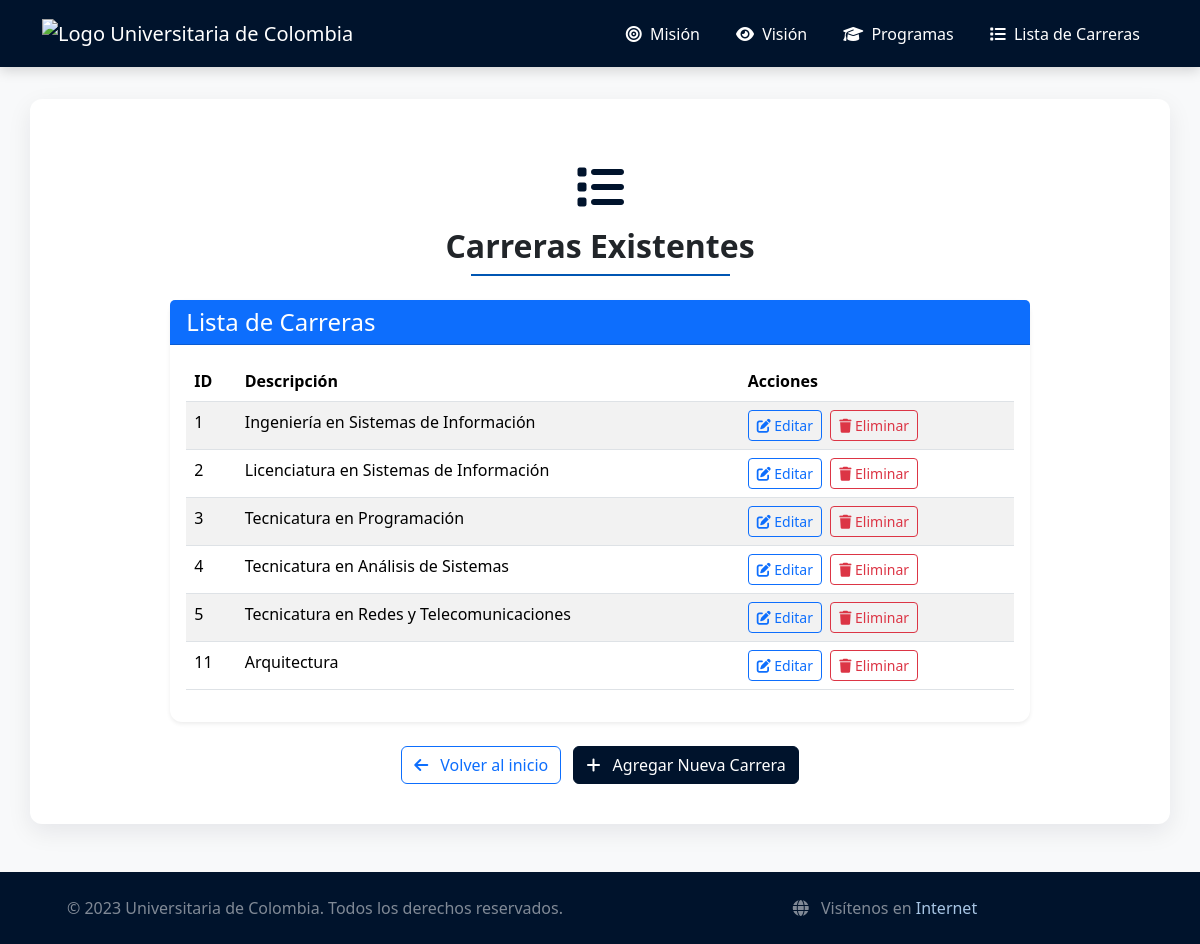
Before: /lista_carreras with the older database file.
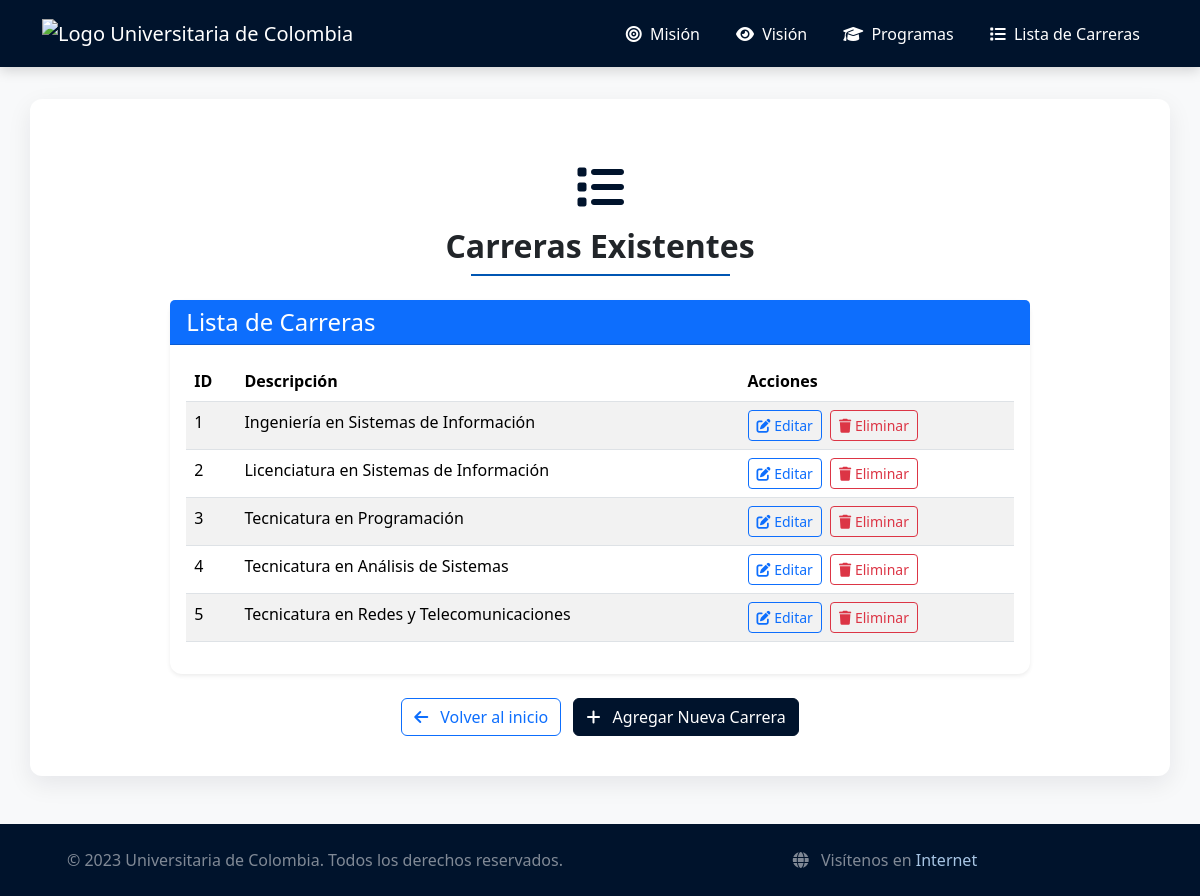
After: the same page with the newer database file.
### tables this page shows
CREATE TABLE carrera (
    id INTEGER PRIMARY KEY AUTOINCREMENT,
    descripcion TEXT NOT NULL UNIQUE
);

### main.py (the view)
@app.route("/lista_carreras")
def lista_carreras():
    db = get_db()
    cursor = db.cursor()
    cursor.execute("SELECT * FROM carrera")
    programas = cursor.fetchall()
    return render_template('lista_carreras.html', programas=programas)

### main.py (called while the page is built)
def get_db():
    db = getattr(g, '_database', None)
    if db is None:
        db = g._database = sqlite3.connect(DATABASE)
        db.row_factory = sqlite3.Row
    return db

@app.teardown_appcontext
def close_connection(exception):
    db = getattr(g, '_database', None)
    if db is not None:
        db.close()

### templates/lista_carreras.html (shortened to what this page needs)
{% extends 'base.html' %}
{% block content %}
<div class="container mt-4">
    <div class="text-center mb-4">
        <i class="fas fa-list fa-3x text-primary mb-3"></i>
        <h2 class="fw-bold">Carreras Existentes</h2>
        <div class="border-bottom w-25 mx-auto mb-4"></div>
    </div>
    <div class="row">
        <div class="col-lg-10 mx-auto">
            <div class="card shadow-sm">
                <div class="card-header bg-primary text-white">
                    <h4 class="mb-0">Lista de Carreras</h4>
                </div>
                <div class="card-body">
                    <div class="table-responsive">
                        <table class="table table-striped table-hover">
                            <thead>
                                <tr>
                                    <th>ID</th>
                                    <th>Descripción</th>
                                    <th>Acciones</th>
                                </tr>
                            </thead>
                            <tbody>
                                {% for programa in programas %}
                                <tr>
                                    <td>{{ programa.id }}</td>
                                    <td>{{ programa.descripcion }}</td>
                                    <td>
                                        <a href="{{ url_for('editar_carrera', id=programa.id) }}" class="btn btn-sm btn-outline-primary">
                                            <i class="fas fa-edit"></i> Editar
                                        </a>
                                        <a href="{{ url_for('eliminar_carrera', id=programa.id) }}" class="btn btn-sm btn-outline-danger ms-1" onclick="return confirm('¿Está seguro de eliminar esta carrera?')">
                                            <i class="fas fa-trash"></i> Eliminar
                                        </a>
                                    </td>
                                </tr>
                                {% endfor %}
                            </tbody>
                        </table>
                    </div>
                </div>
            </div>
            <div class="text-center mt-4">
                <a href="{{url_for('base')}}" class="btn btn-outline-primary">
                    <i class="fas fa-arrow-left me-2"></i> Volver al inicio
                </a>
                <a href="{{url_for('programas')}}" class="btn btn-primary ms-2">
                    <i class="fas fa-plus me-2"></i> Agregar Nueva Carrera
                </a>
            </div>
        </div>
    </div>
</div>
{% endblock %}

### templates/base.html (shortened to what this page needs)
<!DOCTYPE html>
<html lang="en">
<head>
<link href="https://cdn.jsdelivr.net/npm/bootstrap@5.3.3/dist/css/bootstrap.min.css" rel="stylesheet">
<link rel="stylesheet" href="https://cdnjs.cloudflare.com/ajax/libs/font-awesome/6.4.0/css/all.min.css">
<link rel="stylesheet" href="{{ url_for('static', filename='css/styles.css') }}">
</head>
<body class="d-flex flex-column min-vh-100">
<nav class="navbar navbar-expand-lg navbar-dark">
<div class="container">
<a class="navbar-brand" href="{{url_for('base')}}">
<img src="https://universitariadecolombia.edu.co/wp-content/uploads/2022/02/imagenlogop2.png" alt="Logo Universitaria de Colombia">
</a>
<div class="collapse navbar-collapse" id="navbarNav">
<ul class="navbar-nav ms-auto">
<li class="nav-item">
<a class="nav-link" href="{{url_for('mision')}}">
<i class="fas fa-bullseye me-1"></i> Misión
</a>
</li>
<li class="nav-item">
<a class="nav-link" href="{{url_for('vision')}}">
<i class="fas fa-eye me-1"></i> Visión
</a>
</li>
<li class="nav-item">
<a class="nav-link" href="{{url_for('programas')}}">
<i class="fas fa-graduation-cap me-1"></i> Programas
</a>
</li>
<li class="nav-item">
<a class="nav-link" href="{{url_for('lista_carreras')}}">
<i class="fas fa-list me-1"></i> Lista de Carreras
</a>
</li>
</ul>
</div>
</div>
</nav>
<main class="container my-5 flex-grow-1">
{% block content %} {% endblock %}
</main>
<footer class="mt-auto py-4 text-white-50 text-center">
<div class="container">
<div class="row">
<div class="col-md-6">
<p class="mb-0">&copy; 2023 Universitaria de Colombia. Todos los derechos reservados.</p>
</div>
<div class="col-md-6">
<p class="mb-0">
<i class="fas fa-globe me-2"></i> Visítenos en
<a href="https://www.google.com" target="_blank">Internet</a>
</p>
</div>
</div>
</div>
</footer>
</body>
</html>

### static/css/styles.css (style rules this page uses)
:root { --primary-color: #00132c; --secondary-color: #ffffff; --accent-color: #0056b3; --light-bg: #f8f9fa; }
body { font-family: 'Segoe UI', Tahoma, Geneva, Verdana, sans-serif; background-color: var(--light-bg); }
.navbar { background-color: var(--primary-color) !important; box-shadow: 0 4px 12px rgba(0, 0, 0, 0.15); padding: 0.8rem 0; }
.navbar-brand img { height: 80px; width: auto; transition: transform 0.3s ease; }
.nav-link { color: var(--secondary-color) !important; font-weight: 500; margin: 0 10px; position: relative; transition: all 0.3s ease; }
.nav-link::after { content: ''; position: absolute; bottom: -5px; left: 0; width: 0; height: 2px; background-color: var(--accent-color); transition: width 0.3s ease; }
.container.my-5 { background-color: white; border-radius: 12px; box-shadow: 0 8px 24px rgba(0, 19, 44, 0.08); padding: 2.5rem; margin-top: 2rem !important; }
footer { background-color: var(--primary-color) !important; padding: 1.5rem 0; margin-top: 3rem; }
footer a { color: #a8c6e5 !important; text-decoration: none; transition: color 0.3s ease; }
.btn-primary { background-color: var(--primary-color); border-color: var(--primary-color); }
.card { border: none; border-radius: 12px; box-shadow: 0 4px 12px rgba(0, 0, 0, 0.05); transition: transform 0.3s ease, box-shadow 0.3s ease; }
.border-bottom { border-bottom: 2px solid var(--accent-color) !important; }
.text-primary { color: var(--primary-color) !important; }
.fw-bold { font-weight: 700 !important; }

Changed rows visible on the page:
removed carrera: id "11", descripcion "Arquitectura"
